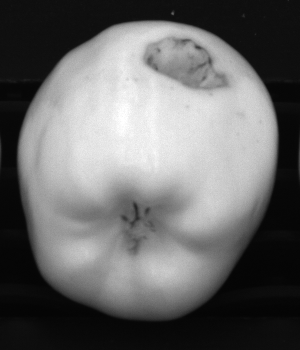
#> input picture asset/first_task/C0_000002.png, 300 x 350 px
$ python main.py
#> lines starting #> are read from the running program, lines starting #| are printed output that depends on the picture; after the words box and inside, x2 and y2 are one past the last pixel; in counts of white or black regions, pixels touching at a corner belong together
import cv2
import numpy as np
from matplotlib import pyplot as plt


image=cv2.imread("./asset/first_task/C0_000002.png",cv2.IMREAD_GRAYSCALE)
#> image is the input picture: shape (350, 300); min 4, max 255, mean 105
img = cv2.imread("./asset/first_task/C0_000002.png")

t_image=cv2.adaptiveThreshold(image,255,cv2.ADAPTIVE_THRESH_GAUSSIAN_C,cv2.THRESH_BINARY_INV,11,2)
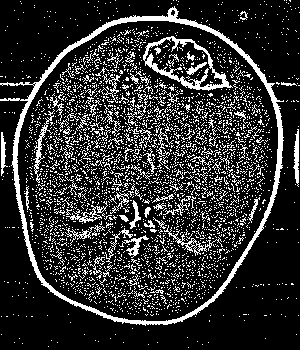
#> t_image: shape (350, 300); 18.9% white in thin lines or dots
#,t_image=cv2.threshold(image,0,255,cv2.THRESH_BINARY+cv2.THRESH_OTSU)
kernel_opcl=cv2.getStructuringElement(cv2.MORPH_CROSS,(3,3))
open=cv2.morphologyEx(t_image,cv2.MORPH_OPEN,kernel_opcl)
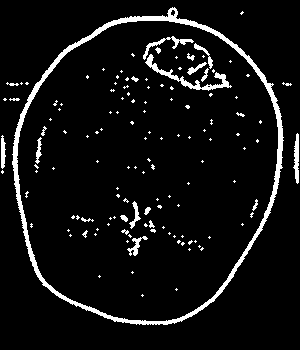
#> open: shape (350, 300); 6.6% white; 134 white regions (108 under 20 px)
#closed=cv2.morphologyEx(t_image,cv2.MORPH_CLOSE,kernel)
#kernel_dil=cv2.getStructuringElement(cv2.MORPH_RECT,(3,3))
#dilated=cv2.dilate(open,kernel_dil,iterations=1)

contours,hier=cv2.findContours(open,cv2.RETR_TREE,cv2.CHAIN_APPROX_SIMPLE)
#> contours = 142 contours, 127 with area under 20; largest, box (x1, y1, x2, y2) and area: (12, 7, 284, 325) 65504, (16, 20, 279, 322) 62192, (145, 54, 232, 91) 403, (143, 36, 194, 60) 153, (293, 133, 299, 184) 148
#open_rgb=cv2.cvtColor(open,cv2.COLOR_BGR2RGB)
contours.sort(key=cv2.contourArea,reverse=True)
cv2.drawContours(open,contours,0,(255,255,255),-1)
#> open: shape (350, 300); 63.2% white; 1 black region, box (x1, y1, x2, y2) and area: (0, 0, 300, 350) 38634

#plt.imshow(open,cmap='gray',vmin=0, vmax=255)
#plt.show()
kernel_opcl=cv2.getStructuringElement(cv2.MORPH_RECT,(5,5))
mask=cv2.morphologyEx(open,cv2.MORPH_OPEN,kernel_opcl)
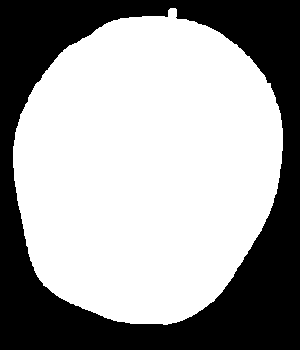
#> mask: shape (350, 300); 62.7% white; 1 black region, box (x1, y1, x2, y2) and area: (0, 0, 300, 350) 39174

#plt.imshow(mask, cmap='gray',vmin=0, vmax=255)
#plt.show()

masked=cv2.bitwise_and(image,image,mask=mask)
#cv2.imwrite("C:/Users/danie/Desktop/cvip prog/Images/maskededd.png",masked)
#plt.imshow(masked, cmap='gray',vmin=0, vmax=255)
#plt.show()

img_blur = cv2.GaussianBlur(masked, (3,3), 0)
edges = cv2.Canny(image=masked, threshold1=70, threshold2=130)
#> edges: shape (350, 300); 1.6% white in thin lines or dots, all inside (x1, y1, x2, y2) = (17, 12, 279, 321)
cv2.imshow('Canny Edge Detection', edges)
cv2.waitKey(0)

kernel_dil=cv2.getStructuringElement(cv2.MORPH_RECT,(3,3))
dilated=cv2.dilate(edges,kernel_dil,iterations=1)
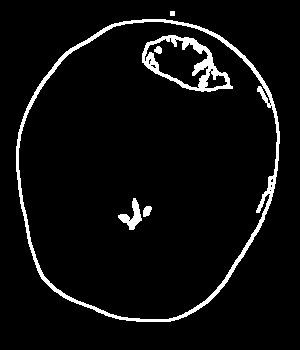
#> dilated: shape (350, 300); 5.2% white; 6 white regions

cv2.imshow('Dilated Canny Edge Detection', dilated)
cv2.waitKey(0)

contours_edge,hier_edge=cv2.findContours(dilated,cv2.RETR_TREE,cv2.CHAIN_APPROX_SIMPLE)
#> contours_edge = 18 contours, 10 with area under 20; largest, box (x1, y1, x2, y2) and area: (16, 19, 280, 322) 62982, (18, 21, 278, 320) 60304, (142, 35, 233, 92) 3159, (144, 37, 209, 89) 1753, (118, 198, 142, 230) 266, (204, 70, 228, 89) 224, (143, 206, 152, 217) 59, (154, 46, 162, 54) 36
#open_rgb=cv2.cvtColor(open,cv2.COLOR_BGR2RGB)
contours_edge.sort(key=cv2.contourArea,reverse=True)
cv2.drawContours(img,contours_edge,-1,(0,0,255),1)
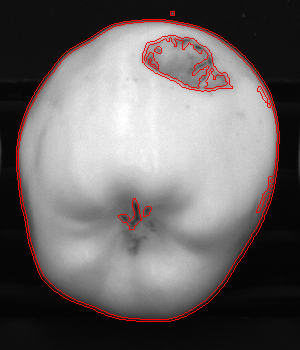
#> img: shape (350, 300, 3); 2.35% of pixels changed, all inside (x1, y1, x2, y2) = (16, 11, 280, 322)

cv2.imshow('Canny Edge Detection', img)
cv2.waitKey(0)


# Contour filtering based on color inside contour
filtered_contours = []
for idx, contour in enumerate(contours_edge):
    blank = np.zeros(image.shape, dtype='uint8')
    cv2.drawContours(blank,contours_edge,idx,(255,255,255),-1)

    #cv2.imshow('Single Contour Mask', blank)
    #cv2.waitKey(0)

    locs = np.where(blank == 255)
    pixels = dilated[locs]
    if (np.mean(pixels) < 240):
        filtered_contours.append(contour)
#> this loop made 18 passes
#> locs on passes 1, 2, 3, 4, 5, 6, 7, 8, 10, 11: 63392 positions, rows 19 to 321, columns 16 to 279, 60751 positions, rows 21 to 319, columns 18 to 277, 3270 positions, rows 35 to 91, columns 142 to 232, 1879 positions, rows 37 to 88, columns 144 to 208, 312 positions, rows 198 to 229, columns 118 to 141, 261 positions, rows 70 to 88, columns 204 to 227, 74 positions, rows 206 to 216, columns 143 to 151, 47 positions, rows 46 to 53, columns 154 to 161, 21 positions, rows 64 to 68, columns 150 to 156, 18 positions, rows 58 to 64, columns 148 to 151
#> (contour, locs, pixels) on passes 16 to 18: ([[269, 190], [270, 189], [271, 190], [270, 191]], ([189, 190, 190, 190, 191], [270, 269, 270, 271, 270]), [255, 255, 0, 255, 255]), ([[128, 220], [129, 219], [130, 220], [129, 221]], ([219, 220, 220, 220, 221], [129, 128, 129, 130, 129]), [255, 255, 0, 255, 255]), ([[174, 39], [175, 38], [176, 39], [175, 40]], ([38, 39, 39, 39, 40], [175, 174, 175, 176, 175]), [255, 255, 0, 255, 255])
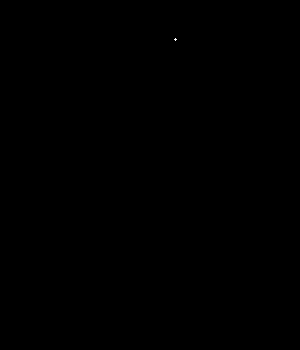
#> blank: shape (350, 300); 0% white in thin lines or dots, all inside (x1, y1, x2, y2) = (174, 38, 177, 41)
#> after the loop, filtered_contours = 14 contours, 9 with area under 20; largest, box (x1, y1, x2, y2) and area: (16, 19, 280, 322) 62982, (18, 21, 278, 320) 60304, (142, 35, 233, 92) 3159, (144, 37, 209, 89) 1753, (204, 70, 228, 89) 224

for i, c in enumerate(filtered_contours):
    blank = np.zeros(image.shape, dtype='uint8')
    cv2.drawContours(blank,filtered_contours,i,(255,255,255),-1)

    cv2.imshow('Single Contour Mask', blank)
    cv2.waitKey(0)
#> this loop made 14 passes
#> c on passes 12 to 14: [[269, 190], [270, 189], [271, 190], [270, 191]], [[128, 220], [129, 219], [130, 220], [129, 221]], [[174, 39], [175, 38], [176, 39], [175, 40]]
#> pass 2, `cv2.imshow('Single Contour Mask', blank)`:
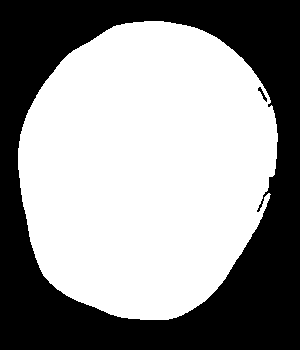
#> window 'Single Contour Mask': shape (350, 300); 57.9% white; 2 black regions, box (x1, y1, x2, y2) and area: (0, 0, 300, 350) 44208, (258, 87, 267, 102) 41

$ run again, with asset/first_task/C0_000001.png copied over asset/first_task/C0_000002.png
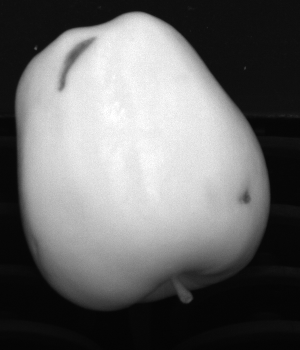
#> input picture asset/first_task/C0_000001.png, 300 x 350 px
#> image is the input picture: shape (350, 300); min 3, max 255, mean 106.4
#> t_image: shape (350, 300); 17.9% white in thin lines or dots
#> contours = 91 contours, 82 with area under 20; largest, box (x1, y1, x2, y2) and area: (9, 6, 276, 315) 62404, (14, 11, 271, 312) 59350, (57, 36, 98, 92) 388, (238, 181, 251, 204) 83, (202, 268, 230, 278) 58
#> mask: shape (350, 300); 59.7% white; 1 black region, box (x1, y1, x2, y2) and area: (0, 0, 300, 350) 42287
#> edges: shape (350, 300); 1.3% white in thin lines or dots, all inside (x1, y1, x2, y2) = (15, 11, 271, 312)
#> dilated: shape (350, 300); 4.2% white; 5 white regions
#> contours_edge = 23 contours, 15 with area under 20; largest, box (x1, y1, x2, y2) and area: (14, 10, 272, 313) 2608, (57, 36, 98, 93) 670, (172, 281, 206, 305) 206, (65, 39, 93, 69) 192, (241, 188, 252, 205) 126, (171, 33, 186, 49) 67, (61, 73, 66, 87) 30, (244, 193, 250, 202) 26
#> `cv2.drawContours(img,contours_edge,-1,(0,0,255),1)`:
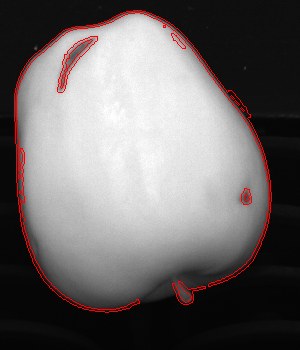
#> img: shape (350, 300, 3); 1.97% of pixels changed, all inside (x1, y1, x2, y2) = (14, 10, 272, 313)
#> the loop `for idx, contour in enumerate(contours_edge):` made 23 passes
#> (contour, locs, pixels) on passes 14 to 16: ([[242, 110], [243, 109], [244, 110], [243, 111]], ([109, 110, 110, 110, 111], [243, 242, 243, 244, 243]), [255, 255, 0, 255, 255]), ([[241, 109], [242, 108], [243, 109], [242, 110]], ([108, 109, 109, 109, 110], [242, 241, 242, 243, 242]), [255, 255, 0, 255, 255]), ([[240, 108], [241, 107], [242, 108], [241, 109]], ([107, 108, 108, 108, 109], [241, 240, 241, 242, 241]), [255, 255, 0, 255, 255])
#> after the loop `for idx, contour in enumerate(contours_edge):`: filtered_contours = 20 contours, 15 with area under 20; largest, box (x1, y1, x2, y2) and area: (57, 36, 98, 93) 670, (65, 39, 93, 69) 192, (241, 188, 252, 205) 126, (61, 73, 66, 87) 30, (244, 193, 250, 202) 26
#> the loop `for i, c in enumerate(filtered_contours):` made 20 passes
#> c on passes 11 to 18: [[242, 110], [243, 109], [244, 110], [243, 111]], [[241, 109], [242, 108], [243, 109], [242, 110]], [[240, 108], [241, 107], [242, 108], [241, 109]], [[237, 104], [238, 103], [239, 104], [238, 105]], [[236, 103], [237, 102], [238, 103], [237, 104]], [[235, 102], [236, 101], [237, 102], [236, 103]], [[234, 101], [235, 100], [236, 101], [235, 102]], [[232, 98], [233, 97], [234, 98], [233, 99]]
#> pass 1, `cv2.imshow('Single Contour Mask', blank)`:
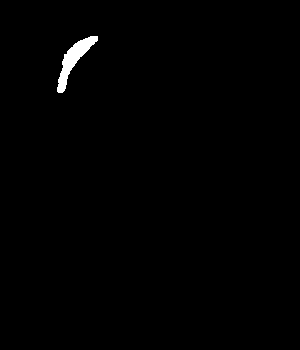
#> window 'Single Contour Mask': shape (350, 300); 0.7% white; 1 white region, box (x1, y1, x2, y2) and area: (57, 36, 98, 93) 739
